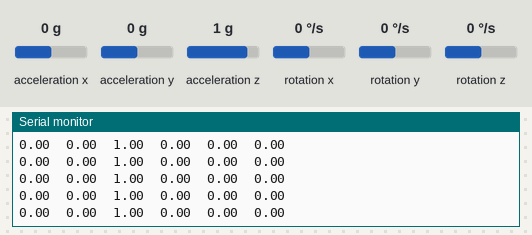
The sketch below on a simulated Arduino Nano 33 IoT. Parts: the last lines printed to the serial monitor. Inputs (shaded band) come from the test bench; at power-on: acceleration x 0 g, acceleration y 0 g, acceleration z 1 g, rotation x 0 °/s, rotation y 0 °/s, rotation z 0 °/s.

Above: at 1.2 s.
1.3 s: acceleration x set to -1.4 g
At 1.9 s:
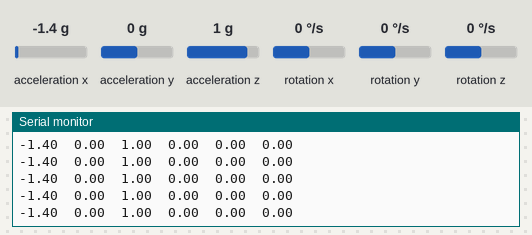
2.8 s: acceleration y set to -1.4 g
At 3.9 s:
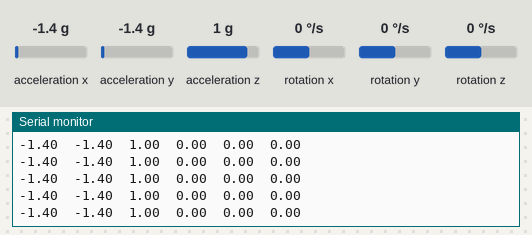
4.3 s: acceleration z set to -1.4 g
At 5.2 s:
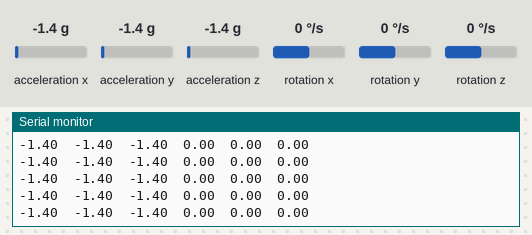
5.8 s: rotation x set to 100 °/s
At 6.7 s:
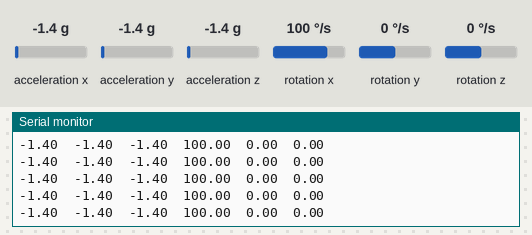

The sketch:

M1_IMU.ino
```cpp
#include <Arduino_LSM6DS3.h>

float ax, ay, az, gx, gy, gz;

void setup()
{
  Serial.begin(9600);
  while (!Serial);
  Serial.println("Started");

  if (!IMU.begin()) {
    Serial.println("Error: Failed to initialize IMU");
    while (1);
  }
}

void loop()
{
  if (IMU.accelerationAvailable()) {
    IMU.readAcceleration(ax, ay, az);
  }

  if (IMU.gyroscopeAvailable()) {
    IMU.readGyroscope(gx, gy, gz);
  }

  Serial.print(ax);
  Serial.print("\t");
  Serial.print(ay);
  Serial.print("\t");
  Serial.print(az);
  Serial.print("\t");
  Serial.print(gx);
  Serial.print("\t");
  Serial.print(gy);
  Serial.print("\t");
  Serial.print(gz);
  Serial.println();
}
```

Measured:
- after the input at 1.3 s, the serial monitor: prints a new line at once (image 1)
- after the input at 2.8 s, the serial monitor: prints a new line at once (image 2)
- after the input at 4.3 s, the serial monitor: prints a new line at once (image 3)
- after the input at 5.8 s, the serial monitor: prints a new line at once (image 4)
